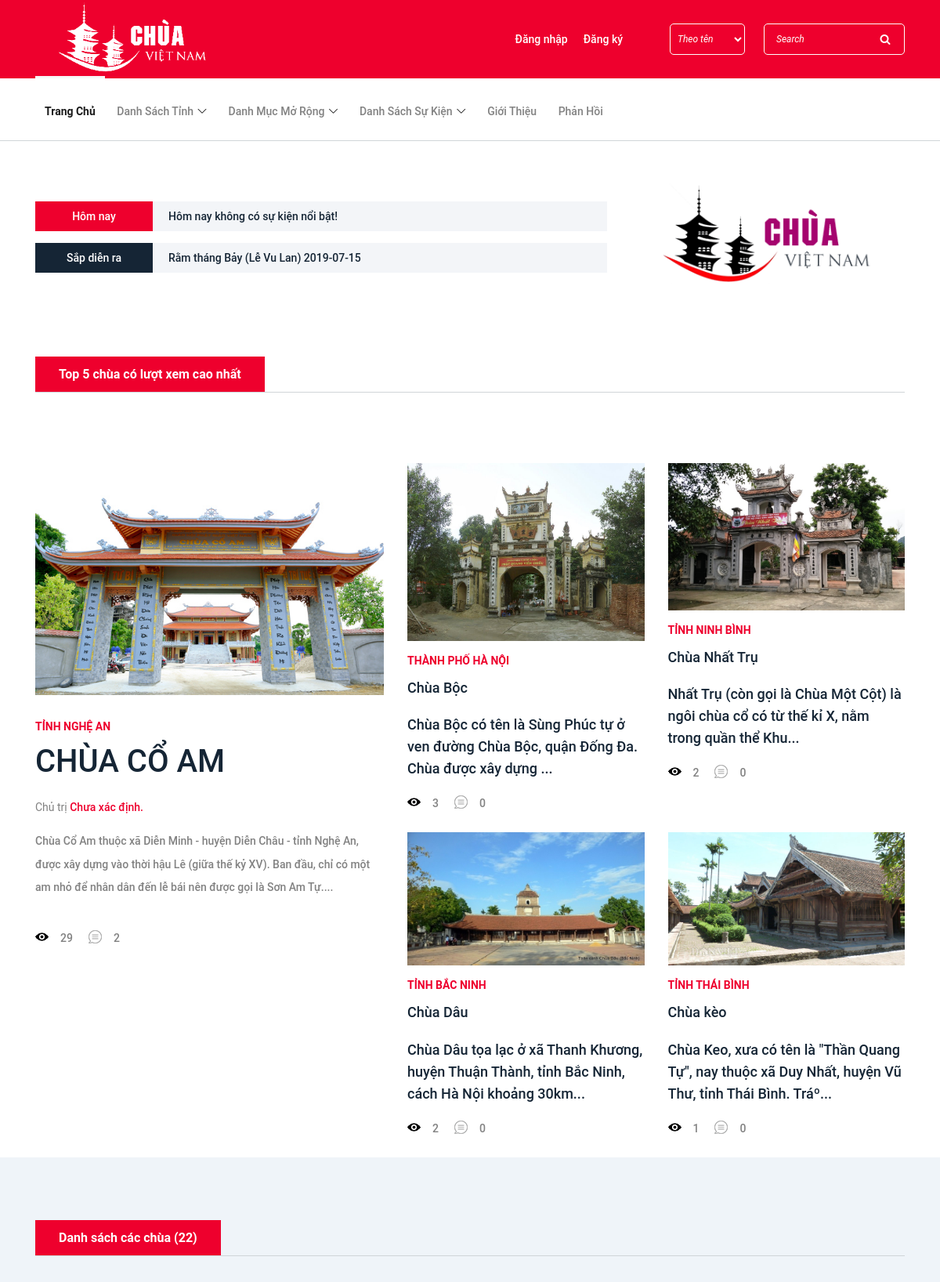
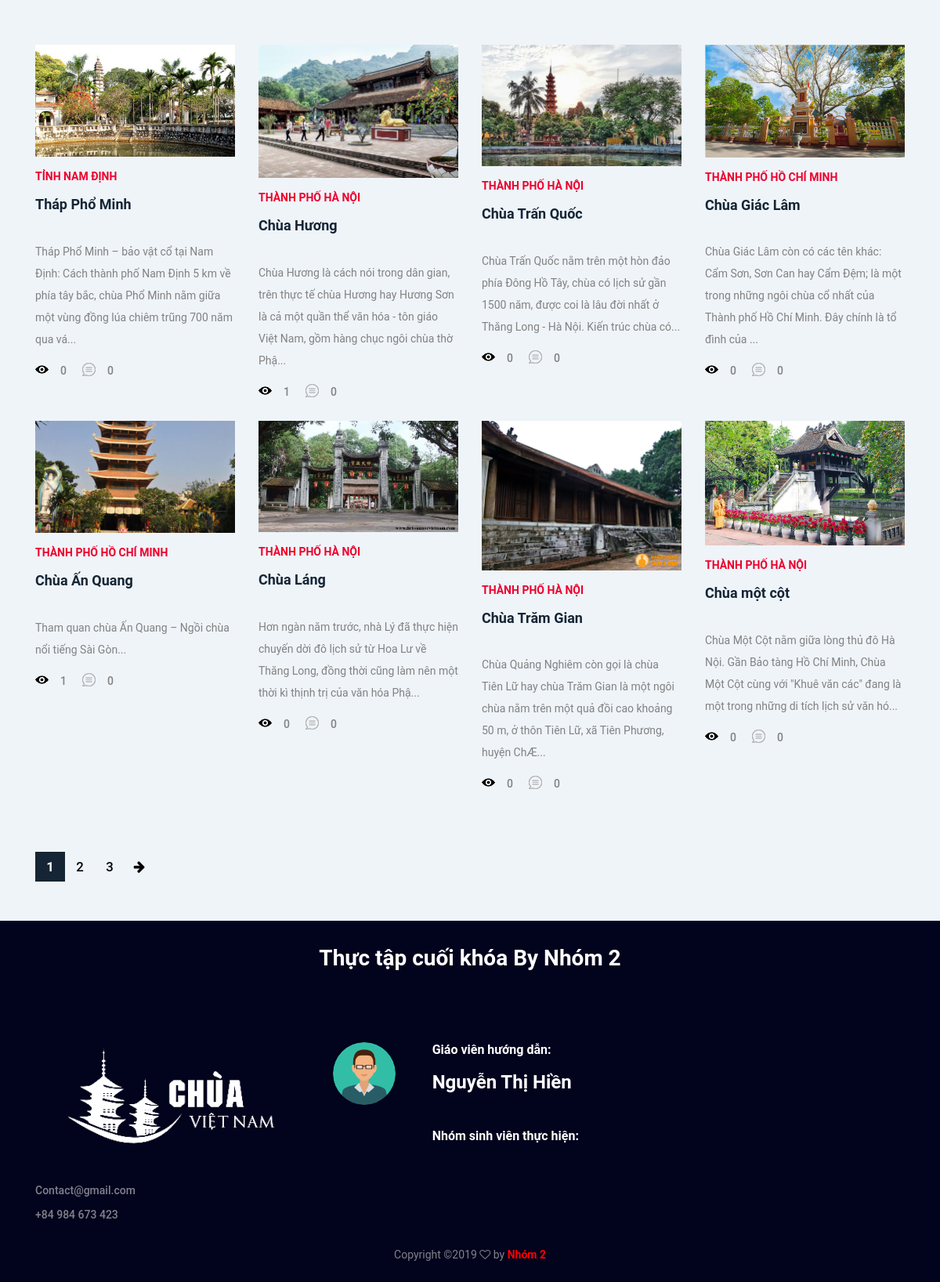
The page / on the database its author committed (2 pictures, top to bottom).
### tables this page shows
CREATE TABLE `su_kien` (
  `id` int(50) NOT NULL,
  `ten` varchar(255) NOT NULL,
  `mo_ta` text NOT NULL,
  `ngay_dien_ra` date NOT NULL
);

CREATE TABLE `chua` (
  `id` int(50) NOT NULL,
  `ten` varchar(255) NOT NULL,
  `so_nha` varchar(50) NOT NULL,
  `id_phuong` varchar(50) DEFAULT NULL,
  `id_tinh` varchar(50) DEFAULT NULL,
  `id_quan` varchar(50) NOT NULL,
  `tieu_de` varchar(255) NOT NULL,
  `nguoi_chu_tri` varchar(255) NOT NULL,
  `view` int(50) DEFAULT NULL,
  `mo_ta` text NOT NULL,
  `nam_xay_dung` date NOT NULL,
  `anh` varchar(255) NOT NULL,
  `list_anh` text NOT NULL,
  `id_danh_muc` int(50) NOT NULL,
  `su_kien` text NOT NULL,
  `ngay_tao` double NOT NULL
);

CREATE TABLE `province` (
  `provinceid` varchar(5) NOT NULL,
  `name` varchar(100) NOT NULL,
  `type` varchar(30) NOT NULL
);

### index.php (called while the page is built, shortened)
<?php
require_once BASEPATH.'core/CodeIgniter.php';

### application/core/My_Controller.php (called while the page is built, shortened)
<?php if ( ! defined('BASEPATH')) exit('No direct script access allowed');
class MY_Controller extends CI_Controller {
	public $data = array();
	public function __construct()
	{
		$controllers = $this->uri->segment(1);
		switch ($controllers) {
			default:
			$this->data['su_kien_gan_nhat'] = $this->su_kien_gan_nhat();
			break;
		}
	}
	private function su_kien_gan_nhat(){
		$date_now = date('Y-m-d');
		$input['order'] = array('ngay_dien_ra','ASC');
		$input['limit'] = array(3,0);
		$input['where'] = array('ngay_dien_ra >' => $date_now);
		$su_kien_gan_nhat = $this->Sukien_model->get_list($input);
		return $su_kien_gan_nhat;
	}
}

### application/core/MY_Model.php (called while the page is built, shortened)
<?php if ( ! defined('BASEPATH')) exit('No direct script access allowed');
class MY_Model extends CI_Model {
	var $table = '';
	var $key = 'id';
	var $order = '';
	function update($id, $data)
	{
	 	return TRUE;
	}
	function update_rule($where, $data)
	{
	 	$this->db->where($where);
	 	$this->db->update($this->table, $data);
	 	return TRUE;
	}
	function get_info_rule($where = array(), $field= '')
	{
	    if($field)
	    {
	        $this->db->select($field);
	    }
		$this->db->where($where);
		$query = $this->db->get($this->table);
		if ($query->num_rows())
		{
			return $query->row();
		}
		return FALSE;
	}
	function get_total($input = array())
	{
		$query = $this->db->get($this->table);
		return $query->num_rows();
	}
	function get_list($input = array())
	{
		$query = $this->db->get($this->table);
		return $query->result();
	}
	protected function get_list_set_input($input = array())
	{
		if ((isset($input['where'])) && $input['where'])
		{
			$this->db->where($input['where']);
		}
		if (isset($input['order'][0]) && isset($input['order'][1]))
		{
			$this->db->order_by($input['order'][0], $input['order'][1]);
		}
		else
		{
			$order = ($this->order == '') ? array($this->table.'.'.$this->key, 'desc') : $this->order;
			$this->db->order_by($order[0], $order[1]);
		}
		if (isset($input['limit'][0]) && isset($input['limit'][1]))
		{
			$this->db->limit($input['limit'][0], $input['limit'][1]);
		}
		if (isset($input['join'][0]) && isset($input['join'][1]) && isset($input['join'][2]))
		{
			$this->db->join($input['join'][0], $input['join'][1]."=". $input['join'][2], 'left');
		}
		if (isset($input['where_not_in'][0]) && isset($input['where_not_in'][1]))
		{
			$this->db->where_not_in($input['where_not_in'][0], $input['where_not_in'][1]);
		}
	}
}
?>

### application/helpers/public_helper.php (called while the page is built, shortened)
<?php
	function public_url($url = '')
	{
        return base_url('public/'.$url);
	}
	function chua_url($url = '')
	{
        return base_url('upload/chua/'.$url);
	}
 ?>

### application/views/site/home/index.php (the view)
<div class="hero-area">
    <?php $this->load->view('site/hero_area'); ?>
</div>
<div class="featured-post-area">
    <div class="container">
        <div class="row">
            <div class="col-12 col-md-12 col-lg-12">
                <div class="section-heading">
                    <h6>Top 5 chùa có lượt xem cao nhất</h6>
                </div>
                <div class="row">
                    <?php if (!empty($chua_tieu_bieu)): ?>
                        <div class="col-12 col-lg-5">
                            <div class="single-blog-post featured-post">
                                <div class="post-thumb">
                                    <a href="<?php echo base_url('chua/view/') . $chua_tieu_bieu->id; ?>"><img src="<?php echo chua_url($chua_tieu_bieu->anh); ?>"  alt="<?php echo $chua_tieu_bieu->ten ?>"></a>
                                </div>
                                <div class="post-data">
                                    <a href="<?php echo base_url('chua/tinh/') . $chua_tieu_bieu->provinceid; ?>" class="post-catagory"><?php echo $chua_tieu_bieu->type .' '. $chua_tieu_bieu->name; ?></a>
                                    <a href="<?php echo base_url('chua/view/') . $chua_tieu_bieu->id; ?>" class="post-title">
                                        <h6><?php echo $chua_tieu_bieu->ten; ?></h6>
                                    </a>
                                    <div class="post-meta">
                                        <p class="post-author">Chủ trị <a href="#"><?php echo (!empty($chua_tieu_bieu->nguoi_chu_tri)) ? $chua_tieu_bieu->nguoi_chu_tri : 'Chưa xác định' ; ?>.</a></p>
                                        <p class="post-excerp"><?php echo substr($chua_tieu_bieu->tieu_de, 0, 300); ?>...</p>
                                        <div class="d-flex align-items-center">
                                            <a href="#" class="post-like"><img src="<?php echo public_url('site'); ?>/img/core-img/view.png" alt=""> <span><?php echo $chua_tieu_bieu->view; ?></span></a>
                                            <a href="#" class="post-comment"><img src="<?php echo public_url('site'); ?>/img/core-img/chat.png" alt=""> <span><?php echo $chua_tieu_bieu->tong_binh_luan; ?></span></a>
                                        </div>
                                    </div>
                                </div>
                            </div>
                        </div>
                    <?php endif ?>
                    <div class="col-12 col-lg-7">
                        <div class="row">
                            <?php if (!empty($chua_view_cao)): ?>
                                <?php foreach ($chua_view_cao as $row): ?>
                                    <div class="col-sm-6 single-blog-post featured-post-2">
                                        <div class="post-thumb">
                                            <a href="<?php echo base_url('chua/view/') . $row->id; ?>"><img src="<?php echo chua_url($row->anh); ?>"  alt="<?php echo $row->ten ?>"></a>
                                        </div>
                                        <div class="post-data">
                                            <a href="<?php echo base_url('chua/tinh/') . $row->provinceid; ?>" class="post-catagory"><?php echo $row->type .' '.$row->name; ?></a>
                                            <div class="post-meta">
                                                 <a href="<?php echo base_url('chua/view/') . $row->id; ?>" class="post-title">
                                                    <h6><?php echo $row->ten; ?></h6>
                                                </a>
                                                <a href="<?php echo base_url('chua/view/') . $row->id; ?>" class="post-title">
                                                    <h6><?php echo substr($row->tieu_de, 0, 120); ?>...</h6>
                                                </a>
                                                <div class="d-flex align-items-center">
                                                    <a href="#" class="post-like"><img src="<?php echo public_url('site'); ?>/img/core-img/view.png" alt=""> <span><?php echo $row->view; ?></span></a>
                                                    <a href="#" class="post-comment"><img src="<?php echo public_url('site'); ?>/img/core-img/chat.png" alt=""> <span><?php echo $row->tong_binh_luan; ?></span></a>
                                                </div>
                                            </div>
                                        </div>
                                    </div>
                                <?php endforeach ?>
                            <?php endif ?>
                        </div>
                    </div>
                </div>
            </div>
        </div>
    </div>
</div>
<div class="editors-pick-post-area section-padding-80-50">
    <div class="container">
        <div class="row">
            <div class="col-12 col-lg-12">
                <div class="section-heading">
                    <h6>Danh sách các chùa (<?php echo $total_rows; ?>)</h6>
                </div>
                <div class="row">
                    <?php if (!empty($chuas)): ?>
                        <?php foreach ($chuas as $row): ?>
                            <div class="col-12 col-md-6 col-lg-3">
                                <div class="single-blog-post style-3">
                                    <div class="post-thumb">
                                        <a href="<?php echo base_url('chua/view/') . $row->id; ?>"><img src="<?php echo chua_url($row->anh); ?>"  alt="<?php echo $row->ten ?>"></a>
                                    </div>
                                    <div class="post-data">
                                        <a href="<?php echo base_url('chua/tinh/') . $row->provinceid; ?>" class="post-catagory"><?php echo  $row->type .' '.$row->name; ?></a>
                                        <a href="<?php echo base_url('chua/view/') . $row->id; ?>" class="post-title">
                                            <h6><?php echo $row->ten; ?></h6>
                                        </a>
                                        <p class="post-excerp"><?php echo substr($row->tieu_de, 0, 200); ?>...</p>
                                        <div class="post-meta d-flex align-items-center">
                                            <a href="#" class="post-like"><img src="<?php echo public_url('site'); ?>/img/core-img/view.png" alt=""> <span><?php echo $row->view; ?></span></a>
                                            <a href="#" class="post-comment"><img src="<?php echo public_url('site'); ?>/img/core-img/chat.png" alt=""> <span><?php echo $row->tong_binh_luan; ?></span></a>
                                        </div>
                                    </div>
                                </div>
                            </div>
                        <?php endforeach ?>
                    <?php endif ?>
                </div>
                <nav aria-label="Page navigation example" class="Panigation">
                    <?php echo $this->pagination->create_links(); ?>
                </nav>
            </div>
        </div>
    </div>
</div>

### application/views/site/hero_area.php (shortened to what this page needs)
<div class="container">
    <div class="row align-items-center">
        <div class="col-12 col-lg-8">
            <div class="breaking-news-area d-flex align-items-center">
                <div class="news-title">
                    <p>Hôm nay</p>
                </div>
                <div id="breakingNewsTicker" class="ticker">
                    <ul>
                        <?php if (!empty($su_kien_hom_nay->id)): ?>
                            <li><a href="<?php echo base_url('chua/sukien/') . $su_kien_hom_nay->id; ?>"><?php echo $su_kien_hom_nay->ngay_dien_ra ?>.</a></li>
                            <li><a href="<?php echo base_url('chua/sukien/') . $su_kien_hom_nay->id; ?>"><?php echo $su_kien_hom_nay->ten ?>.</a></li>
                        <?php else: ?>
                            <li><a data-href="#">Hôm nay không có sự kiện nổi bật!</a></li>
                        <?php endif ?>
                    </ul>
                </div>
            </div>
            <div class="breaking-news-area d-flex align-items-center mt-15">
                <div class="news-title title2">
                    <p>Sắp diễn ra</p>
                </div>
                <div id="internationalTicker" class="ticker">
                    <ul>
                        <?php if (!empty($su_kien_gan_nhat)): ?>
                            <?php foreach ($su_kien_gan_nhat as $row): ?>
                                <li><a href="<?php echo base_url('chua/sukien/') . $row->id; ?>"><?php echo $row->ten .' '. $row->ngay_dien_ra ?></a></li>
                            <?php endforeach ?>
                        <?php else: ?>
                            <li><a data-href="#">Welcome to website.</a></li>
                            <li><a data-href="#">Welcome to website.</a></li>
                        <?php endif ?>
                    </ul>
                </div>
            </div>
        </div>
        <div class="col-12 col-lg-4">
            <div class="hero-add">
                <a href="#"><img src="<?php echo public_url('site') ?>/img/bg-img/hero-add.gif" alt=""></a>
            </div>
        </div>
    </div>
</div>

### rows shown on the page
su_kien: ten "Rằm tháng Bảy (Lễ Vu Lan)", ngay_dien_ra "2019-07-15"
chua: anh (picture), ten "CHÙA CỔ AM", tieu_de "Chùa Cổ Am thuộc xã Diễn Minh - huyện Diễn Châu - tỉnh Nghệ An, được xây dựng vào thời hậu Lê (giữa thế kỷ XV). Ban đầu, chỉ có một am nhỏ để nhân dân đến lễ bái nên được gọi là Sơn Am Tự.", view "29", id_danh_muc "2"
province: type "TỈNH", name "NGHỆ AN"
chua: anh (picture), province.type "THÀNH PHỐ", province.name "HÀ NỘI", ten "Chùa Bộc", tieu_de "Chùa Bộc có tên là Sùng Phúc tự ở ven đường Chùa Bộc, quận Đống Đa. Chùa được xây dựng", view "3", tong_binh_luan "0"
chua: anh (picture), province.type "TỈNH", province.name "NINH BÌNH", ten "Chùa Nhất Trụ", tieu_de "Nhất Trụ (còn gọi là Chùa Một Cột) là ngôi chùa cổ có từ thế kỉ X, nằm trong quần thể Khu", view "2", tong_binh_luan "0"
chua: anh (picture), province.type "TỈNH", province.name "BẮC NINH", ten "Chùa Dâu", tieu_de "Chùa Dâu tọa lạc ở xã Thanh Khương, huyện Thuận Thành, tỉnh Bắc Ninh, cách Hà Nội khoảng 30km", view "2", tong_binh_luan "0"
chua: anh (picture), province.type "TỈNH", province.name "THÁI BÌNH", ten "Chùa kèo", tieu_de "Chùa Keo, xưa có tên là \"Thần Quang Tự\", nay thuộc xã Duy Nhất, huyện Vũ Thư, tỉnh Thái Bình. Tráº", view "1", tong_binh_luan "0"
chua: anh (picture), province.type "TỈNH", province.name "NAM ĐỊNH", ten "Tháp Phổ Minh", tieu_de "Tháp Phổ Minh – bảo vật cổ tại Nam Định: Cách thành phố Nam Định 5 km về phía tây bắc, chùa Phổ Minh nằm giữa một vùng đồng lúa chiêm trũng 700 năm qua vá", view "0"
chua: anh (picture), province.type "THÀNH PHỐ", province.name "HÀ NỘI", ten "Chùa Hương", tieu_de "Chùa Hương là cách nói trong dân gian, trên thực tế chùa Hương hay Hương Sơn là cả một quần thể văn hóa - tôn giáo Việt Nam, gồm hàng chục ngôi chùa thờ Phậ", view "1", tong_binh_luan "0"
chua: anh (picture), province.type "THÀNH PHỐ", province.name "HÀ NỘI", ten "Chùa Trấn Quốc", tieu_de "Chùa Trấn Quốc nằm trên một hòn đảo phía Đông Hồ Tây, chùa có lịch sử gần 1500 năm, được coi là lâu đời nhất ở Thăng Long - Hà Nội. Kiến trúc chùa có", view "0"
chua: anh (picture), province.type "THÀNH PHỐ", province.name "HỒ CHÍ MINH", ten "Chùa Giác Lâm", tieu_de "Chùa Giác Lâm còn có các tên khác: Cẩm Sơn, Sơn Can hay Cẩm Đệm; là một trong những ngôi chùa cổ nhất của Thành phố Hồ Chí Minh. Đây chính là tổ đình của", view "0"
chua: anh (picture), province.type "THÀNH PHỐ", province.name "HỒ CHÍ MINH", ten "Chùa Ấn Quang", tieu_de "Tham quan chùa Ấn Quang – Ngồi chùa nổi tiếng Sài Gòn", view "1", tong_binh_luan "0"
chua: anh (picture), province.type "THÀNH PHỐ", province.name "HÀ NỘI", ten "Chùa Láng", tieu_de "Hơn ngàn năm trước, nhà Lý đã thực hiện chuyến dời đô lịch sử từ Hoa Lư về Thăng Long, đồng thời cũng làm nên một thời kì thịnh trị của văn hóa Phậ", view "0"
chua: anh (picture), province.type "THÀNH PHỐ", province.name "HÀ NỘI", ten "Chùa Trăm Gian", tieu_de "Chùa Quảng Nghiêm còn gọi là chùa Tiên Lữ hay chùa Trăm Gian là một ngôi chùa nằm trên một quả đồi cao khoảng 50 m, ở thôn Tiên Lữ, xã Tiên Phương, huyện ChÆ", view "0"
chua: anh (picture), province.type "THÀNH PHỐ", province.name "HÀ NỘI", ten "Chùa một cột", tieu_de "Chùa Một Cột nằm giữa lòng thủ đô Hà Nội. Gần Bảo tàng Hồ Chí Minh, Chùa Một Cột cùng với \"Khuê văn các\" đang là một trong những di tích lịch sử văn hó", view "0"

### other values the page prints
$total_rows "22"
$this->pagination->create_links() "1 2 3"
